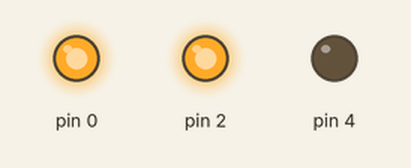
Recording of a sketch running on a simulated Arduino Uno, built with avr-gcc and run on an emulated ATmega328P. Shown: output pins drawn as LEDs (lit = HIGH).

Above: at 1.9 s.
At 7.6 s:
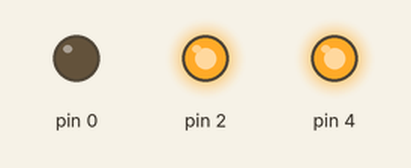
At 15.2 s:
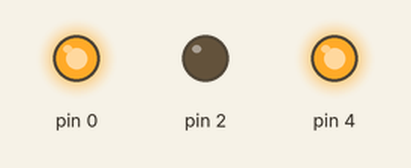
Timing chart, 0 to 29.9 s (numbered marks = the images above):
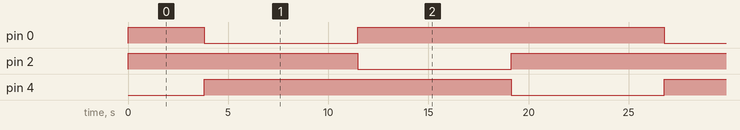

The sketch:

Trinket_miniBoard_LED_RGB_working.ino
```cpp
// Library to set Trinket to 16MHz
#include <avr/power.h>

const byte GREEN = PB0;
const byte BLUE = PB2;
const byte RED = PB4;
const int delayTime = 30; // increase this value to increase the fading time between colors

void setup()
{
  // sets Trinket to 16MHz
  if (F_CPU == 16000000) clock_prescale_set(clock_div_1);

  pinMode(GREEN, OUTPUT);
  pinMode(BLUE, OUTPUT);
  pinMode(RED, OUTPUT);

  digitalWrite(GREEN, HIGH);
  digitalWrite(BLUE, HIGH);
  digitalWrite(RED, HIGH);
}

int redVal;
int blueVal;
int greenVal;

void loop()
{
  redVal = 255; // choose a value between 1 and 255 to change the color.
  blueVal = 0;
  greenVal = 0;
  for(int i = 0; i < 255; i += 1) // fades out of red and into full (i = 255) green
  {
    greenVal += 1;
    redVal -= 1;
    analogWrite(GREEN, 255 - greenVal);
    analogWrite(RED, 255 - redVal);
    delay(delayTime);
  }

  redVal = 0;
  blueVal = 0;
  greenVal = 255;
  for(int i = 0; i < 255; i += 1)
  {
    blueVal += 1;
    greenVal -= 1;
    analogWrite(BLUE, 255 - blueVal);
    analogWrite(GREEN, 255 - greenVal);
    delay(delayTime);
  }

  redVal = 0;
  blueVal = 255;
  greenVal = 0;
  for(int i = 0; i < 255; i += 1)
  {
    redVal += 1;
    blueVal -= 1;
    analogWrite(RED, 255 - redVal);
    analogWrite(BLUE, 255 - blueVal);
    delay(delayTime);
  }

}
```

Measured:
- by itself, pin 0, pin 2, pin 4: alternates HIGH for 15.3 s and LOW for 7.7 s
- by itself, everything shown: repeats every 23.0 s, in 3 steps
